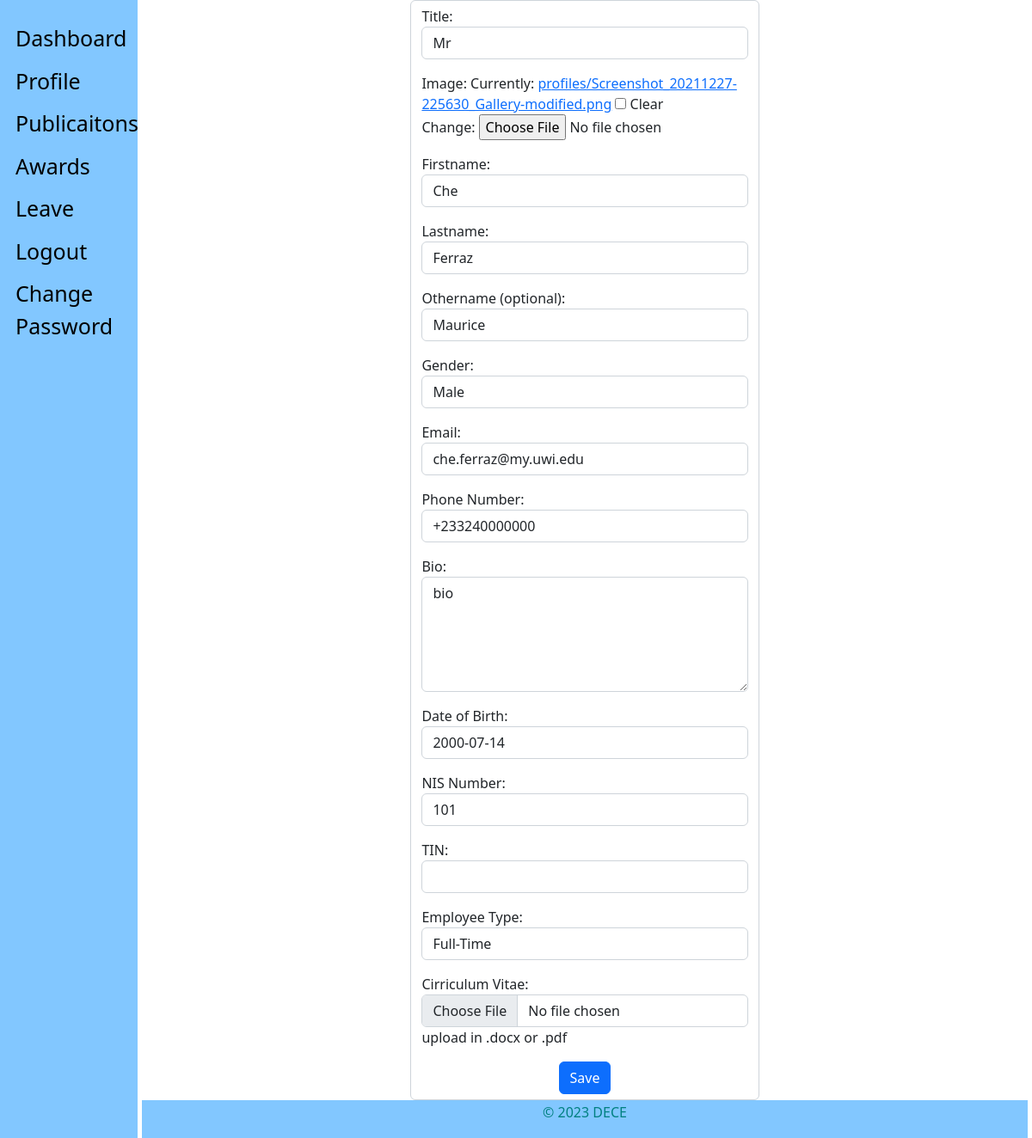
Page /staff_view/profile_update/ (signed in) on the earlier database version.
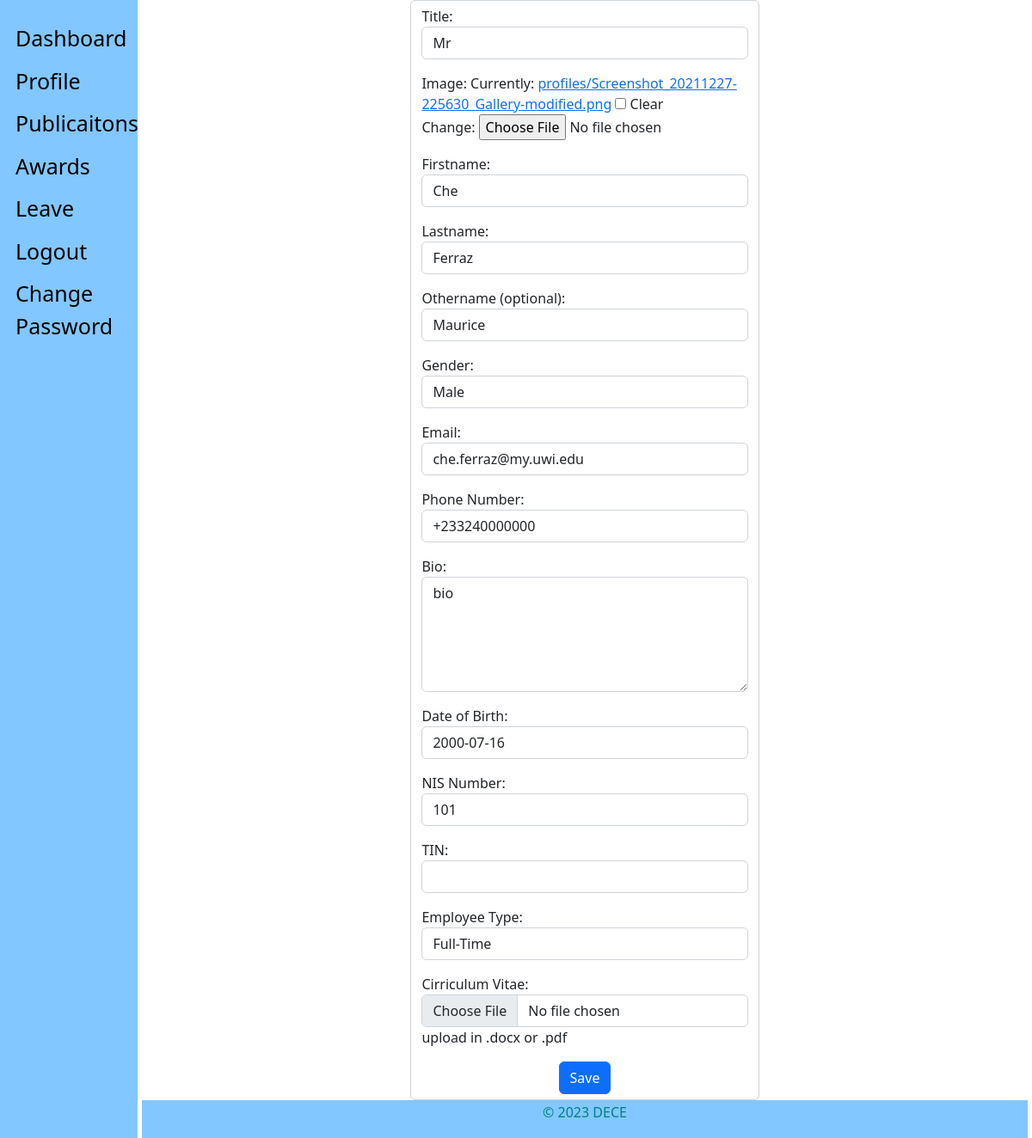
Same page on the later database version.
### staff_app/models.py (models this page shows, shortened)
class Employee(models.Model):
    MALE = 'male'
    FEMALE = 'female'
    OTHER = 'other'
    NOT_KNOWN = 'Not Known'
    GENDER = (
        (MALE, 'Male'),
        (FEMALE, 'Female'),
        (OTHER, 'Other'),
        (NOT_KNOWN, 'Not Known'),
    )
    MR = 'Mr'
    MRS = 'Mrs'
    MSS = 'Mss'
    DR = 'Dr'
    SIR = 'Sir'
    MADAM = 'Madam'
    TITLE = (
        (MR, 'Mr'),
        (MRS, 'Mrs'),
        (MSS, 'Mss'),
        (DR, 'Dr'),
        (SIR, 'Sir'),
        (MADAM, 'Madam'),
    )
    FULL_TIME = 'Full-Time'
    PART_TIME = 'Part-Time'
    CONTRACT = 'Contract'
    INTERN = 'Intern'
    EMPLOYEETYPE = (
        (FULL_TIME, 'Full-Time'),
        (PART_TIME, 'Part-Time'),
        (CONTRACT, 'Contract'),
        (INTERN, 'Intern'),
    )
    user = models.ForeignKey(CustomUser, on_delete=models.CASCADE, default=1)
    title = models.CharField(_('Title'), max_length=10,
                             default=MR, choices=TITLE, blank=False, null=True)
    image = models.ImageField(_('Profile Image'), upload_to='profiles/', default='profiles/default.png', blank=True,
                              null=True, help_text='upload image size less than 2.0MB')  # work on path username-date/image
    firstname = models.CharField(
        _('Firstname'), max_length=125, null=False, blank=False)
    lastname = models.CharField(
        _('Lastname'), max_length=125, null=False, blank=False)
    othername = models.CharField(
        _('Othername (optional)'), max_length=125, null=True, blank=True)
    sex = models.CharField(_('Gender'), max_length=10,
                           default=NOT_KNOWN, choices=GENDER, blank=False)
    email = models.EmailField(
        _('Email'), max_length=255, default=None, blank=True, null=True)
    tel = PhoneNumberField(null=False, blank=False,
                           verbose_name='Phone Number')
    bio = models.CharField(_('Bio'), max_length=255,
                           default='', null=True, blank=True)
    birthday = models.DateField(_('Date of Birth'), blank=False, null=True)
    nisnumber = models.PositiveIntegerField(
        _('NIS Number'), null=True, blank=True)
    tinnumber = models.CharField(
        _('TIN'), max_length=15, null=True, blank=True)
    employeetype = models.CharField(_('Employee Type'), max_length=15,
                                    default=FULL_TIME, choices=EMPLOYEETYPE, blank=False, null=True)
    vitae = models.FileField(_('Cirriculum Vitae'), upload_to='vitae/', blank=True,
                             null=True, help_text='upload in .docx or .pdf')
    is_blocked = models.BooleanField(
        _('Is Blocked'), help_text='button to toggle employee block and unblock', default=False)
    is_deleted = models.BooleanField(
        _('Is Deleted'), help_text='button to toggle employee deleted and undelete', default=False)
    created = models.DateTimeField(verbose_name=_(
        'Created'), auto_now_add=True, null=True)
    updated = models.DateTimeField(
        verbose_name=_('Updated'), auto_now=True, null=True)
    objects = EmployeeManager()
    class Meta:
        verbose_name = _('Employee')
        verbose_name_plural = _('Employees')
        ordering = ['-created']

### staff_app/views.py (the view)
# urls.py: path('profile_update/', views.profile_update, name="profile-update"),
def profile_update(request):
    if not request.user.is_authenticated:
        return redirect('hris:home')
    if Employee.objects.filter(user_id=request.user.id).exists():
        employee = get_object_or_404(Employee, user_id=request.user.id)
        form = EmployeeCreateForm(
            request.POST or None, request.FILES or None, instance=employee)
    else:
        form = EmployeeCreateForm()
    if form.is_valid():
        instance = form.save(commit='false')
        instance.user = request.user
        instance.save()
        return redirect('/staff_view/profile/')
    context = {
        'form': form
    }
    return render(request, "staff/staff_profile_edit.html", context)

### admin_app/managers.py (called while the page is built)
    def get_queryset(self):
        return super().get_queryset().filter(is_deleted=False)

### templates/staff/staff_profile_edit.html (shortened to what this page needs)
{% extends 'base.html' %}
{% block content %}
    <div class="container">
        <div class="row justify-content-center">
            <div class="col-5">
                <form action="." method="POST" enctype="multipart/form-data" class="form-control" >{% csrf_token %}
                    {{form.as_p}}
                    <div class="d-flex justify-content-center">
                        <input class="btn btn-primary" type="submit" value="Save" />
                    </div>
                </form>
            </div>
        </div>
    </div>
{% endblock content %}

Differences in the rows shown:
changed Employee "Mr": birthday "2000-07-14" → "2000-07-16"
